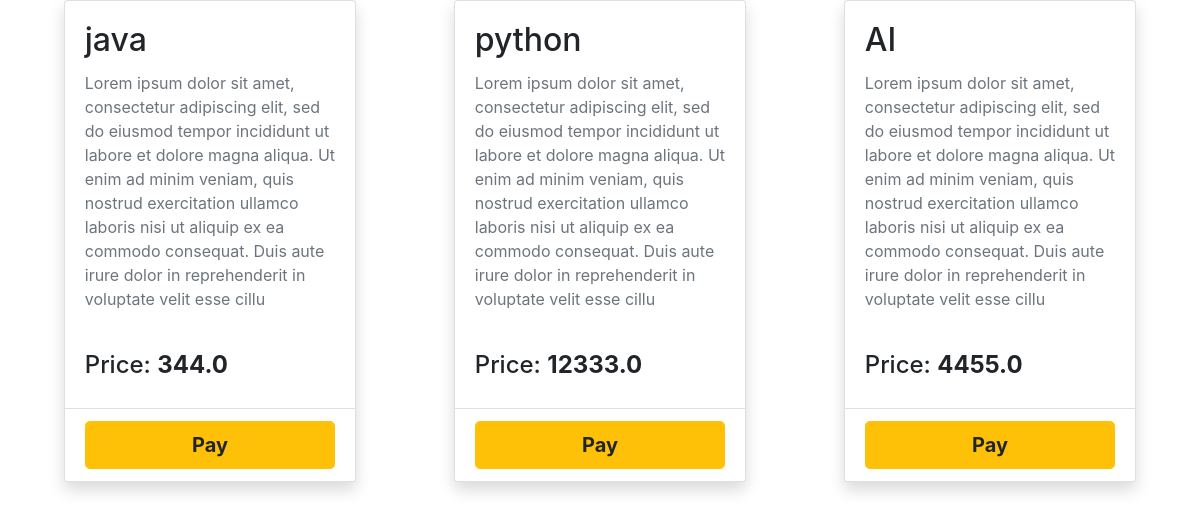
The page / on the database its author committed.
### learn/models.py (models this page shows)
class Course(models.Model):
    name = models.CharField(("course name"), max_length=50)
    description = models.TextField(("course description"), max_length=300)
    price = models.FloatField(("course price"))

### learn/views.py (the view)
# urls.py: path('', index, name="index"),
def index(request):
    courses = Course.objects.all()
    return render(request, 'index.html', {'courses': courses})

### learn/templates/index.html
{% extends 'base.html' %}
{% load static  %}
{% block main %}
<div class="d-flex justify-content-around">
    {% for course in courses%}
    <div class="card w-25 shadow" >
        <div class="card-body">
            <div class="card-title">
                <h2>{{course.name}}</h2>
            </div>
            <div class="card-text">
                <p class="text-muted">{{course.description}}</p><br>
                <div class="h4">Price: <strong>{{course.price}}</strong></div>
            </div>
        </div>
        <div class="card-footer bg-white">
            <a href="{% url 'pay' course.pk %}" class="btn btn-warning font-weight-bold btn-lg col-12">Pay</a>
        </div>
    </div>
    {% endfor %}
</div>
{% endblock %}

### learn/templates/base.html (shortened to what this page needs)
{% load static %}
<!DOCTYPE html>
<html>
<head>
    <link rel="stylesheet" href="{% static 'css/bootstrap.min.css' %}">
</head>
<body>
    <main class="container-fluid">
       {% block main %}
       {% endblock %}
    </main>
</body>
</html>

### rows shown on the page
Course: name "java", description "Lorem ipsum dolor sit amet, consectetur adipiscing elit, sed do eiusmod tempor incididunt ut labore et dolore magna aliqua. Ut enim ad minim veniam, quis nostrud exercitation ullamco laboris nisi ut aliquip ex ea commodo consequat. Duis aute irure dolor in reprehenderit in voluptate velit esse cillu", price "344.0"
Course: name "python", description "Lorem ipsum dolor sit amet, consectetur adipiscing elit, sed do eiusmod tempor incididunt ut labore et dolore magna aliqua. Ut enim ad minim veniam, quis nostrud exercitation ullamco laboris nisi ut aliquip ex ea commodo consequat. Duis aute irure dolor in reprehenderit in voluptate velit esse cillu", price "12333.0"
Course: name "AI", description "Lorem ipsum dolor sit amet, consectetur adipiscing elit, sed do eiusmod tempor incididunt ut labore et dolore magna aliqua. Ut enim ad minim veniam, quis nostrud exercitation ullamco laboris nisi ut aliquip ex ea commodo consequat. Duis aute irure dolor in reprehenderit in voluptate velit esse cillu", price "4455.0"
